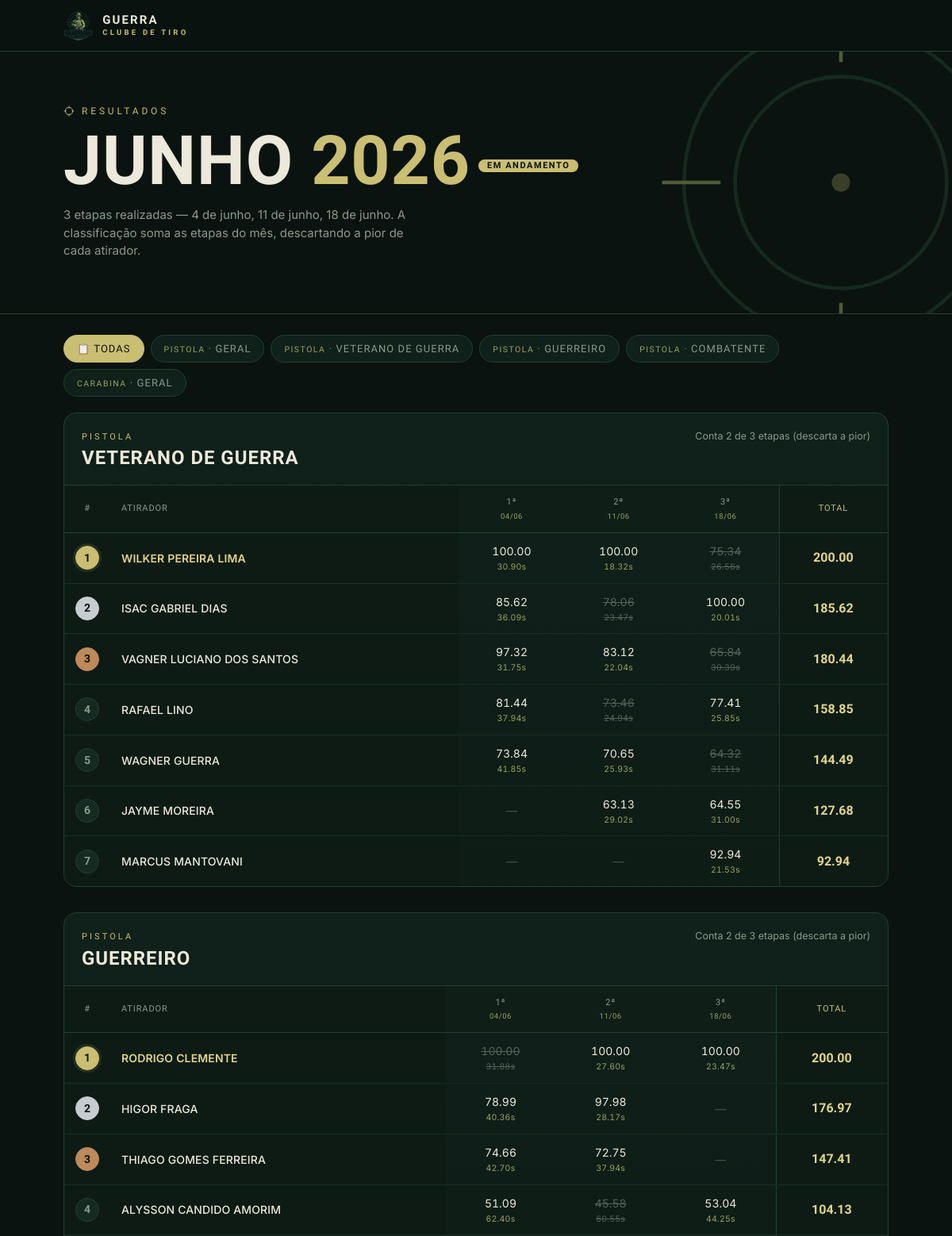
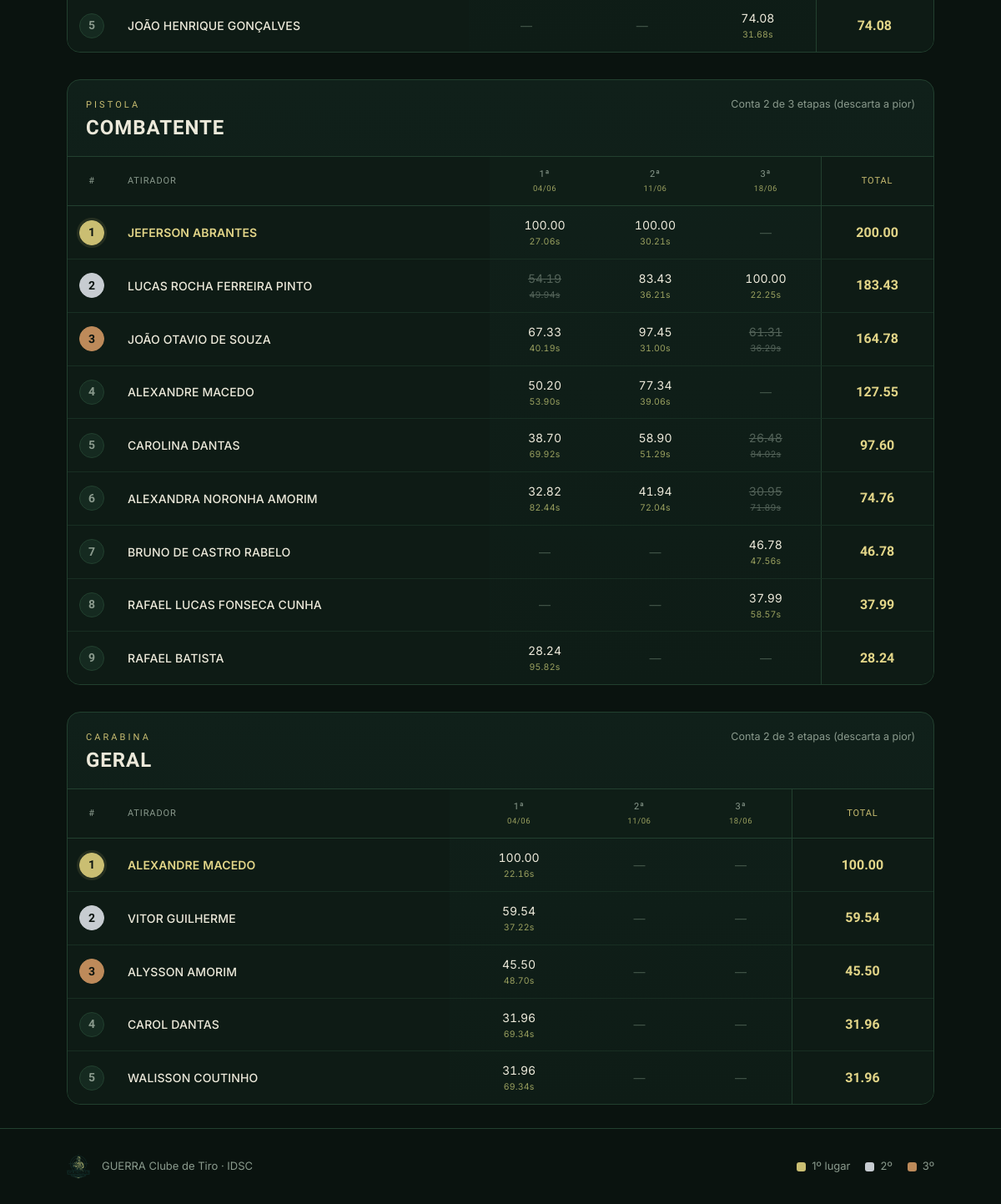
The page / on the database its author committed (2 pictures, top to bottom).
### tables this page shows
CREATE TABLE categories (
    id        INTEGER PRIMARY KEY AUTOINCREMENT,
    name      TEXT NOT NULL,
    modality  TEXT NOT NULL,                   -- 'pistola' | 'carabina'
    rank      INTEGER NOT NULL,                -- maior = categoria mais alta
    active    INTEGER NOT NULL DEFAULT 1,
    UNIQUE(name, modality)
);

CREATE TABLE stages (
    id         INTEGER PRIMARY KEY AUTOINCREMENT,
    month_id   INTEGER NOT NULL,
    number     INTEGER NOT NULL,
    date       TEXT,
    status     TEXT NOT NULL DEFAULT 'aberta',  -- 'aberta' | 'fechada'
    created_at TEXT NOT NULL,
    UNIQUE(month_id, number)
);

CREATE TABLE shooters (
    id         INTEGER PRIMARY KEY AUTOINCREMENT,
    name       TEXT NOT NULL,
    name_key   TEXT,
    cpf        TEXT,
    active     INTEGER NOT NULL DEFAULT 1,
    created_at TEXT NOT NULL
);

### app/website.py (the view)
    @app.get("/", response_class=HTMLResponse)
    async def home(request: Request, mes: int = None):
        conn = db.get_conn()
        try:
            months = conn.execute(
                "SELECT * FROM months ORDER BY year DESC, month DESC").fetchall()
            if not months:
                db.ensure_current_month(conn)
                conn.commit()
                months = conn.execute(
                    "SELECT * FROM months ORDER BY year DESC, month DESC").fetchall()
            current = None
            if mes:
                current = conn.execute("SELECT * FROM months WHERE id=?",
                                       (mes,)).fetchone()
            if current is None:
                current = db.get_open_month(conn) or months[0]
            sections = build_sections(conn, current["id"])
            all_stages = db.list_stages(conn, current["id"])
            stage_dates = [_fmt_date_long(s["date"]) for s in all_stages
                           if st._modality_has_results(conn, s["id"], "pistola")
                           or st._modality_has_results(conn, s["id"], "carabina")]
            month_options = [{
                "id": m["id"],
                "label": f"{MONTH_PT[m['month']]} {m['year']}",
                "selected": m["id"] == current["id"],
            } for m in months]
            open_stage = db.get_open_stage(conn)
            live_available = bool(
                open_stage and db.stage_result_count(conn, open_stage["id"]) > 0)
        finally:
            conn.close()
        return templates.TemplateResponse(request, "index.html", {
            "club": config.CLUB_NAME,
            "month_label": f"{MONTH_PT[current['month']]} {current['year']}",
            "month_is_open": current["status"] == "aberto",
            "n_stages": len(stage_dates),
            "stage_dates": stage_dates,
            "sections": sections,
            "month_options": month_options,
            "live_available": live_available,
            "fmt_date": _fmt_date,
        })

### app/db.py (called while the page is built)
def get_conn() -> sqlite3.Connection:
    os.makedirs(os.path.dirname(config.DB_PATH) or ".", exist_ok=True)
    conn = sqlite3.connect(config.DB_PATH)
    conn.row_factory = sqlite3.Row
    conn.execute("PRAGMA foreign_keys = ON;")
    conn.execute("PRAGMA journal_mode = WAL;")
    return conn

def list_categories(conn, modality: str = None) -> List[sqlite3.Row]:
    if modality:
        return conn.execute(
            "SELECT * FROM categories WHERE active=1 AND modality=? ORDER BY rank",
            (modality,)).fetchall()
    return conn.execute(
        "SELECT * FROM categories WHERE active=1 ORDER BY modality, rank").fetchall()

def get_shooter(conn, shooter_id: int) -> Optional[sqlite3.Row]:
    return conn.execute("SELECT * FROM shooters WHERE id=?",
                        (shooter_id,)).fetchone()

def get_open_month(conn) -> Optional[sqlite3.Row]:
    return conn.execute(
        "SELECT * FROM months WHERE status='aberto' ORDER BY year DESC, month DESC "
        "LIMIT 1").fetchone()

def list_stages(conn, month_id: int) -> List[sqlite3.Row]:
    return conn.execute(
        "SELECT * FROM stages WHERE month_id=? ORDER BY number", (month_id,)).fetchall()

def get_open_stage(conn) -> Optional[sqlite3.Row]:
    return conn.execute(
        "SELECT s.* FROM stages s JOIN months m ON m.id=s.month_id "
        "WHERE s.status='aberta' AND m.status='aberto' "
        "ORDER BY s.month_id DESC, s.number DESC LIMIT 1").fetchone()

def best_run(conn, enrollment_id: int) -> Optional[sqlite3.Row]:
    return conn.execute(
        "SELECT * FROM runs WHERE enrollment_id=? AND dq=0 AND final_time IS NOT NULL "
        "ORDER BY final_time ASC LIMIT 1", (enrollment_id,)).fetchone()

### app/scoring.py (called while the page is built)
def stage_points(times_by_shooter: Dict[int, Optional[float]]) -> Dict[int, float]:
    valid = [t for t in times_by_shooter.values() if t is not None and t > 0]
    if not valid:
        return {sid: 0.0 for sid in times_by_shooter}
    best = min(valid)
    points: Dict[int, float] = {}
    for sid, t in times_by_shooter.items():
        if t is None or t <= 0:
            points[sid] = 0.0
        elif t == best:
            points[sid] = 100.0
        else:
            points[sid] = best / t * 100.0
    return points

def monthly_score(stage_points_per_shooter: List[float], best_n: int = 3) -> float:
    ordered = sorted(stage_points_per_shooter, reverse=True)
    return float(sum(ordered[:best_n]))

### templates/index.html (shortened to what this page needs)
<!doctype html>
<html lang="pt-br">
<head>
</head>
<body>
<header class="topbar">
  <div class="wrap">
    <a class="brand" href="/">
      <img src="/static/logo.png" alt="{{ club }}">
      <span class="name">Guerra<small>Clube de Tiro</small></span>
    </a>
  </div>
</header>
<section class="hero">
  <div class="wrap">
    <span class="eyebrow">
      <svg class="cross" viewBox="0 0 24 24" fill="none" aria-hidden="true">
        <circle cx="12" cy="12" r="8" stroke="currentColor" stroke-width="1.6"/>
        <path d="M12 1v5M12 18v5M1 12h5M18 12h5" stroke="currentColor" stroke-width="1.6"/>
      </svg>
      Resultados
    </span>
    <h1>{{ month_label.split(' ')[0] }} <span class="yr">{{ month_label.split(' ')[1] }}</span>{% if month_is_open %}<span class="badge-open">Em andamento</span>{% endif %}</h1>
    <p class="hero-sub">
      {% if n_stages %}
        {{ n_stages }} etapa{{ 's' if n_stages != 1 }} realizada{{ 's' if n_stages != 1 }}{% if stage_dates %} — {{ stage_dates|join(', ') }}{% endif %}.
        A classificação soma as etapas do mês, descartando a pior de cada atirador.
      {% else %}
        Ainda não há etapas com resultado neste mês.
      {% endif %}
    </p>
  </div>
</section>
<main class="wrap">
  {% if sections %}
  <nav class="tabs" role="tablist">
    <button class="tab active" data-target="__all__" role="tab">📋 Todas</button>
    {% for s in sections %}
    <button class="tab" data-target="{{ s.id }}" role="tab">
      <span class="mod">{{ s.modality_label }}</span> · {{ s.category }}
    </button>
    {% endfor %}
  </nav>
  <div id="panels" class="show-all">
  {% for s in sections %}
  <section class="panel{% if s.combined %} combined{% endif %}" id="{{ s.id }}">
    <div class="card">
      <div class="card-head">
        <div>
          <div class="mod">{{ s.modality_label }}</div>
          <h2>{{ s.category }}</h2>
        </div>
        <div class="rule">
          {% if s.table.stages|length <= 1 %}
            {{ s.table.stages|length }} etapa realizada
          {% else %}
            Conta {{ s.table.best_n }} de {{ s.table.stages|length }} etapas (descarta a pior)
          {% endif %}
        </div>
      </div>
      <div class="tbl-scroll">
        <table>
          <thead>
            <tr>
              <th class="pos">#</th>
              <th class="ath">Atirador</th>
              {% for et in s.table.stages %}
              <th>{{ et.number }}ª<span class="et-date">{{ fmt_date(et.date) }}</span></th>
              {% endfor %}
              <th class="tot">Total</th>
            </tr>
          </thead>
          <tbody>
            {% for r in s.table.rows %}
            <tr class="{% if r.pos<=3 %}top{{ r.pos }}{% endif %}{% if s.combined %} cat-{{ r.cat_short }}{% endif %}">
              <td class="pos"><span class="pos-badge">{{ r.pos }}</span></td>
              <td class="ath">{{ r.name }}{% if s.combined %}<br><span class="cat-badge" title="{{ r.category }}">{{ r.cat_short }}</span>{% endif %}</td>
              {% for c in r.cells %}
                {% if not c.present %}
                  <td class="cell-absent">—</td>
                {% else %}
                  <td class="{% if c.dropped %}cell-dropped{% endif %}">
                    <span class="cpts">{{ '%.2f'|format(c.points) }}</span>
                    <span class="ctime">{{ c.time }}s</span>
                  </td>
                {% endif %}
              {% endfor %}
              <td class="tot">{{ '%.2f'|format(r.total) }}</td>
            </tr>
            {% endfor %}
          </tbody>
        </table>
      </div>
    </div>
  </section>
  {% endfor %}
  </div>
  {% else %}
  <div class="empty">Ainda não há resultados publicados para este mês.</div>
  {% endif %}
</main>
{% include "_footer.html" %}
</body>
</html>

### templates/_footer.html
<footer>
  <div class="wrap">
    <img src="/static/logo.png" alt="">
    <span>{{ club }} · IDSC</span>
    <span class="legend">
      <span><i class="swatch" style="background:#cabe72"></i>1º lugar</span>
      <span><i class="swatch" style="background:#c7ccd1"></i>2º</span>
      <span><i class="swatch" style="background:#bd8a5a"></i>3º</span>
    </span>
  </div>
</footer>

### rows shown on the page
categories: modality_label "PISTOLA", category "VETERANO DE GUERRA", table.best_n "2", table.stages|length "3"
categories: modality_label "PISTOLA", category "GUERREIRO", table.best_n "2", table.stages|length "3"
categories: modality_label "PISTOLA", category "COMBATENTE", table.best_n "2", table.stages|length "3"
categories: modality_label "CARABINA", category "GERAL", table.best_n "2", table.stages|length "3"
stages: number "1", date "04/06"
stages: number "2", date "11/06"
stages: number "3", date "18/06"
shooters: pos "1", name "WILKER PEREIRA LIMA", points "100.00" "100.00" "75.34", time "30.90" "18.32" "26.56", total "200.00"
shooters: pos "2", name "ISAC GABRIEL DIAS", points "85.62" "78.06" "100.00", time "36.09" "23.47" "20.01", total "185.62"
shooters: pos "3", name "VAGNER LUCIANO DOS SANTOS", points "97.32" "83.12" "65.84", time "31.75" "22.04" "30.39", total "180.44"
shooters: pos "4", name "RAFAEL LINO", points "81.44" "73.46" "77.41", time "37.94" "24.94" "25.85", total "158.85"
shooters: pos "5", name "WAGNER GUERRA", points "73.84" "70.65" "64.32", time "41.85" "25.93" "31.11", total "144.49"
shooters: pos "6", name "JAYME MOREIRA", points "63.13" "64.55", time "29.02" "31.00", total "127.68"
shooters: pos "7", name "MARCUS MANTOVANI", points "92.94", time "21.53", total "92.94"
shooters: pos "1", name "RODRIGO CLEMENTE", points "100.00" "100.00" "100.00", time "31.88" "27.60" "23.47", total "200.00"
shooters: pos "2", name "HIGOR FRAGA", points "78.99" "97.98", time "40.36" "28.17", total "176.97"
shooters: pos "3", name "THIAGO GOMES FERREIRA", points "74.66" "72.75", time "42.70" "37.94", total "147.41"
shooters: pos "4", name "ALYSSON CANDIDO AMORIM", points "51.09" "45.58" "53.04", time "62.40" "60.55" "44.25", total "104.13"
shooters: pos "5", name "JOÃO HENRIQUE GONÇALVES", points "74.08", time "31.68", total "74.08"
shooters: pos "1", name "JEFERSON ABRANTES", points "100.00" "100.00", time "27.06" "30.21", total "200.00"
shooters: pos "2", name "LUCAS ROCHA FERREIRA PINTO", points "54.19" "83.43" "100.00", time "49.94" "36.21" "22.25", total "183.43"
shooters: pos "3", name "JOÃO OTAVIO DE SOUZA", points "67.33" "97.45" "61.31", time "40.19" "31.00" "36.29", total "164.78"
shooters: pos "4", name "ALEXANDRE MACEDO", points "50.20" "77.34" "100.00", time "53.90" "39.06" "22.16", total "127.55", pos "1", total "100.00"
shooters: pos "5", name "CAROLINA DANTAS", points "38.70" "58.90" "26.48", time "69.92" "51.29" "84.02", total "97.60"
shooters: pos "6", name "ALEXANDRA NORONHA AMORIM", points "32.82" "41.94" "30.95", time "82.44" "72.04" "71.89", total "74.76"
shooters: pos "7", name "BRUNO DE CASTRO RABELO", points "46.78", time "47.56", total "46.78"
shooters: pos "8", name "RAFAEL LUCAS FONSECA CUNHA", points "37.99", time "58.57", total "37.99"
shooters: pos "9", name "RAFAEL BATISTA", points "28.24", time "95.82", total "28.24"
shooters: pos "2", name "VITOR GUILHERME", points "59.54", time "37.22", total "59.54"
shooters: pos "3", name "ALYSSON AMORIM", points "45.50", time "48.70", total "45.50"
shooters: pos "4", name "CAROL DANTAS", points "31.96", time "69.34", total "31.96"
shooters: pos "5", name "WALISSON COUTINHO", points "31.96", time "69.34", total "31.96"

### other values the page prints
{{ month_label.split(' ')[0] }} "JUNHO"
{{ month_label.split(' ')[1] }} "2026"
{{ n_stages }} "3"
{{ 's' if n_stages != 1 }} "s"
{{ stage_dates|join(', ') }} "4 de junho, 11 de junho, 18 de junho"
{{ s.modality_label }} "PISTOLA"
{{ s.category }} "GERAL"
{{ club }} "GUERRA Clube de Tiro"
